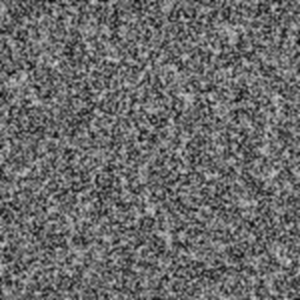
Frame 1 (no input)
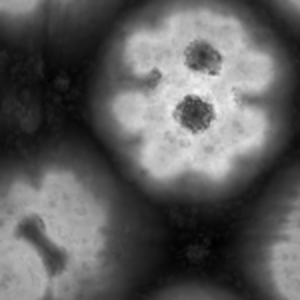
Frame 60 (the mouse pressed at the canvas centre just before this capture)
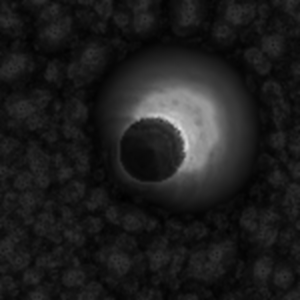
Frame 120 (the mouse held since frame 60 and released just before this capture)

The Processing sketch that drew these frames (run headless with seeded random() and noise(); from frame 60 on, the mouse is pressed at the canvas centre):

// Processing sketch: DiffusionReaction
// ── DiffusionReaction.pde
/////////////////////////////////////////////////
//                                             //
//    The Secret Life of Turing Patterns       //
//                                             //
/////////////////////////////////////////////////
 
// Inspired by the work of Jonathan McCabe
// (c) Martin Schneider 2010
 
 
int scl = 4, dirs = 9, rdrop = 8, lim = 128;
int res = 2, palette = 0, pattern = 2, soft = 2;
int dx, dy, w, h, s;
boolean border, invert;
float[] pat;
PImage img;
  
void setup() {
  size(300, 300);
  colorMode(HSB);
  reset();
}
 
void reset() {
  w = width/res; //res: size of a pixel
  h = height/res;
  s = w*h;
  img = createImage(w, h, RGB); //create w*h pixel image format RGB
  pat = new float[s];
  // random init
  for(int i=0; i<s; i++) 
    pat[i] = floor(random(256));
}
 
void draw() {
   
  // constrain the mouse position
  if(border) {
    mouseX = constrain(mouseX,0,width-1);  //constrol not to over limit
    mouseY = constrain(mouseY,0,height-1); //
  }
  
  // add a circular drop of chemical
  //rdrop radius of drop circle
  if(mousePressed) {
      if(mouseButton != CENTER) {
      int x0 = mod((mouseX-dx)/res, w); //get click point
      int y0 = mod((mouseY-dy)/res, h);
      int r = rdrop * scl / res ;
      for(int y=y0-r; y<y0+r;y++)
        for(int x=x0-r; x<x0+r;x++) {
          int xwrap = mod(x,w), ywrap = mod(y,w);
          if(border && (x!=xwrap || y!=ywrap)) continue;         
          if(dist(x,y,x0,y0) < r)
            pat[xwrap+w*ywrap] = mouseButton == LEFT ? 255 : 0; //left click 255, right click 0
        }
    }
  }
 
  // calculate a single pattern step
  pattern();
   
  // draw chemicals to the canvas
  img.loadPixels(); //make possible to access img.pixels
  for(int x=0; x<w; x++)
    for(int y=0; y<h; y++) {
      int c = (x+dx/res)%w + ((y+dy/res)%h)*w;  //res => zoom?
      int i = x+y*w;
      float val = invert ? 255-pat[i]: pat[i];
      
      switch(palette) {
        //change color pattern 
        case 0: img.pixels[c] = color(0, 0, val); break;
        case 1: img.pixels[c] = color(64+val/4, val, val); break;
        case 2: img.pixels[c] = color(val,val,255-val); break;
        case 3: img.pixels[c] = color(val,128,255); break;
      }
    }
  img.updatePixels(); //applicate change
   
  // display the canvas
  if(soft>0) smooth(); else noSmooth();
  image(img, 0, 0, res*w, res*h); // when res>1 protorude = zoom 
  if(soft==2) filter(BLUR);
   
  //println(frameRate);
}
 
void keyPressed() {
  switch(key) {
    case 'r': reset(); break;
    case 'p': pattern = (pattern + 1) % 3; break;
    case 'c': palette = (palette + 1) % 4; break;
    case 'b': border = !border; dx=0; dy=0; break;
    case 'i': invert = !invert; break;
    case 's': soft = (soft + 1) % 3; break;
    case '+': lim = min(lim+8, 255); println(lim);break;
    case '-': lim = max(lim-8, 0); println(lim);break;
    case CODED:
      switch(keyCode) {
        case LEFT: scl = max(scl-1, 2); break;
        case RIGHT:scl = min(scl+1, 6); break;
        case UP:   res = min(res+1, 5); reset(); break;
        case DOWN: res = max(res-1, 1); reset(); break;
      }
      break;
  }
}
 
// moving the canvas
void mouseDragged() {
  if(mouseButton == CENTER && !border) {
    dx = mod(dx + mouseX - pmouseX, width); //mouseX now, pmoseX: prev
    dy = mod(dy + mouseY - pmouseY, height);
  }
}
 
// floor modulo
final int mod(int a, int n) {
  return a>=0 ? a%n : (n-1)-(-a-1)%n;
}

void pattern() {
   
  // random angular offset
  float R = random(TWO_PI); //0~2pi
 
  // copy chemicals
  float[] pnew = new float[s];
  for(int i=0; i<s; i++) pnew[i] = pat[i];
 
  // create matrices
  float[][] pmedian = new float[s][scl];
  float[][] prange = new float[s][scl];
  float[][] pvar = new float[s][scl];
 
  // iterate over increasing distances
  for(int i=0; i<scl; i++) {
    float d = (2<<i);
    // update median matrix
    for(int j=0; j<dirs; j++) {
      float dir = j*TWO_PI/dirs + R;
      int dx = int (d * cos(dir));
      int dy = int (d * sin(dir));
      for(int l=0; l<s; l++) { 
        // coordinates of the connected cell
        int x1 = l%w + dx, y1 = l/w + dy; //
        // skip if the cell is beyond the border or wrap around
        if(x1<0){
          if(border) continue; else x1 = w-1-(-x1-1)% w;
        }
        else if(x1>=w) {
          if(border) continue; else x1 = x1%w;
        }
        if(y1<0) {
          if(border) continue; else y1 = h-1-(-y1-1)% h; 
        }
        else if(y1>=h){
          if(border) continue; else y1 = y1%h;
        }
        // update median
        pmedian[l][i] += pat[x1+y1*w] / dirs;
      }
    }
     
     
    // update range and variance matrix
    for(int j=0; j<dirs; j++) {
      float dir = j*TWO_PI/dirs + R;
      int dx = int (d * cos(dir));
      int dy = int (d * sin(dir));
      for(int l=0; l<s; l++) { 
        // coordinates of the connected cell
        int x1 = l%w + dx, y1 = l/w + dy;
        // skip if the cell is beyond the border or wrap around
        if(x1<0){
          if(border) continue; else x1 = w-1-(-x1-1)% w;
        }
        else if(x1>=w){
          if(border) continue; else x1 = x1%w;
        }
        if(y1<0){ 
          if(border) continue; else y1 = h-1-(-y1-1)% h; 
        }
        else if(y1>=h){
          if(border) continue; else y1 = y1%h;
        }
        // update variance
        pvar[l][i] += abs( pat[x1+y1*w]  - pmedian[l][i] ) / dirs;
        // update range
         
        prange[l][i] += pat[x1+y1*w] > (lim + i*10) ? +1 : -1;  
    
      }
    }    
  }
 
  for(int l=0; l<s; l++) { 
     
    // find min and max variation
    int imin=0, imax=scl;
    float vmin = MAX_FLOAT;
    float vmax = -MAX_FLOAT;
    for(int i=0; i<scl; i+=1) {
      if (pvar[l][i] <= vmin) { vmin = pvar[l][i]; imin = i; }
      if (pvar[l][i] >= vmax) { vmax = pvar[l][i]; imax = i; }
    }
     
    // turing pattern variants
    switch(pattern) {
      case 0: for(int i=0; i<=imin; i++)    pnew[l] += prange[l][i]; break;
      case 1: for(int i=imin; i<=imax; i++) pnew[l] += prange[l][i]; break;
      case 2: for(int i=imin; i<=imax; i++) pnew[l] += prange[l][i] + pvar[l][i]/2; break;
    }
       
  }
 
  // rescale values
  float vmin = MAX_FLOAT;
  float vmax = -MAX_FLOAT;
  for(int i=0; i<s; i++)  {
    vmin = min(vmin, pnew[i]);
    vmax = max(vmax, pnew[i]);
  }      
  float dv = vmax - vmin;
  for(int i=0; i<s; i++)
    pat[i] = (pnew[i] - vmin) * 255 / dv;
    
}
